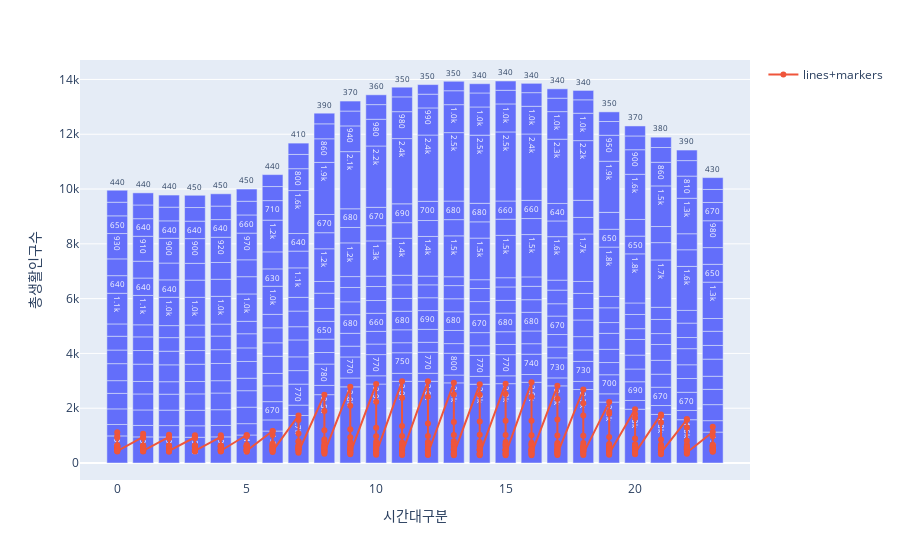

Write notebook code for a chart like this one.
### Code cell
fig = px.bar(sub_query, x=sub_query['시간대구분'] ,y=sub_query['총생활인구수'] , text=sub_query['총생활인구수'])
fig.update_traces(texttemplate='%{text:.2s}', textposition='outside')
fig.update_layout(uniformtext_minsize=8, uniformtext_mode='hide')

fig.add_trace(go.Scatter(x=sub_query['시간대구분'],y=sub_query['총생활인구수'],
                            mode='lines+markers',name = 'lines+markers'
                            ))

fig.show()

### Figure 1 — Plotly figure (JSON) as saved in the notebook; plotly's stock layout.template omitted (floating-point values rounded to 4 significant figures; data arrays with more than 128 entries replaced by an {"elided": "..."} marker saying what was removed)
{"data": [{"alignmentgroup": "True", "hovertemplate": "시간대구분=%{x}<br>총생활인구수=%{text}<extra></extra>", "legendgroup": "", "marker": {"color": "#636efa", "pattern": {"shape": ""}}, "name": "", "offsetgroup": "", "orientation": "v", "showlegend": false, "text": {"elided": "384 str values"}, "textposition": "outside", "texttemplate": "%{text:.2s}", "type": "bar", "x": {"elided": "384 int values"}, "xaxis": "x", "y": {"elided": "384 int values"}, "yaxis": "y"}, {"mode": "lines+markers", "name": "lines+markers", "type": "scatter", "x": {"elided": "384 int values"}, "y": {"elided": "384 int values"}}], "layout": {"barmode": "relative", "legend": {"tracegroupgap": 0}, "margin": {"t": 60}, "uniformtext": {"minsize": 8, "mode": "hide"}, "xaxis": {"anchor": "y", "domain": [0, 1], "title": {"text": "시간대구분"}}, "yaxis": {"anchor": "x", "domain": [0, 1], "title": {"text": "총생활인구수"}}}}
